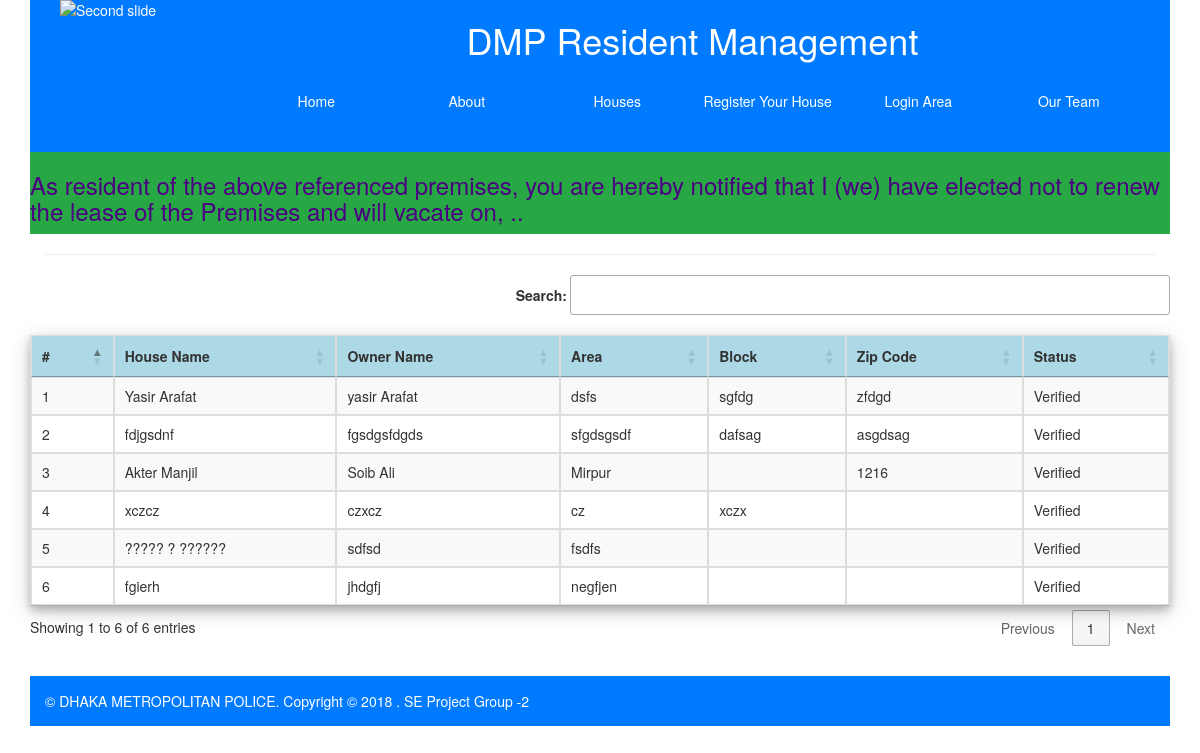
The page /house.php on the database its author committed.
### tables this page shows
CREATE TABLE `noticeboard` (
  `notice_id` int(11) NOT NULL,
  `notice_title` longtext NOT NULL,
  `notice` longtext NOT NULL,
  `create_timestamp` int(11) NOT NULL,
  `created_date` date DEFAULT NULL,
  `active` int(2) NOT NULL DEFAULT '1' COMMENT '0=enable;1=disable;'
);

CREATE TABLE `house` (
  `house_id` int(11) NOT NULL,
  `name` text NOT NULL,
  `owner_name` text NOT NULL,
  `area` text NOT NULL,
  `sector` text NOT NULL,
  `block` text NOT NULL,
  `section` text NOT NULL,
  `zip` text NOT NULL,
  `overview` text NOT NULL,
  `username` text NOT NULL,
  `password` text NOT NULL,
  `status` int(11) NOT NULL
);

### house.php (the view)
<?php include 'head.php'; ?>
<hr>
        <div class="row">
            <table class="table table-bordered table-striped table-hover  dataTable" id="example" style="width: 100%;">
                  <thead>
                    <tr>
                      <th class="center">#</th>
                      <th>House Name</th>
                      <th>Owner Name</th>
                      <th>Area</th>
                      <th>Block</th>
                      <th>Zip Code</th>
                      <th>Status</th>
                    </tr>
                  </thead>
                  <tbody>
                    <?php
                    $sn=0;
                    $house_query="SELECT* FROM house";
                    $houses=mysqli_query($connect,$house_query);
                    foreach($houses as $house): ?>
                      <tr>
                        <td><?php  echo ++$sn;?></td>
                        <td><?php echo $house['name'];?></td>
                        <td><?php echo $house['owner_name'];?></td>
                        <td><?php echo $house['area'];?></td>
                        <td><?php echo $house['block'];?></td>
                        <td><?php echo $house['zip'];?></td>
                        <td>
                            <?php if ($house['status']==0) {
                              ?>
                            Not Varifield
                            <?php } else{ ?>
                              Verified
                            <?php } ?>
                        </td>
                      </tr>
                    <?php endforeach;?>
                  </tbody>
                </table>
        </div>
       <?php include 'footer.php'; ?>

### head.php (shortened to what this page needs)
    <?php
    include 'config.php';
   ?>
<!doctype html>
<html lang="en">
<head>
    <link rel="stylesheet" href="https://maxcdn.bootstrapcdn.com/bootstrap/4.0.0-beta.2/css/bootstrap.min.css"
>
        <link rel="stylesheet" href="https://maxcdn.bootstrapcdn.com/bootstrap/3.3.7/css/bootstrap.min.css">
    <link rel="stylesheet" href="https://cdn.datatables.net/1.10.16/css/jquery.dataTables.min.css">
    <link rel="stylesheet" href="https://cdn.datatables.net/buttons/1.5.1/css/buttons.dataTables.min.css">
</head>
<body>
    <div class="container">
        <div class="row bg-primary">
            <div id="header" class="col">
                <div class="justify-content-center text-white">
                    <div class="col-md-2">
                        <img class="d-block img-fluid" src="<?php echo BASE_URL; ?>image/logo.png" alt="Second slide" style="height: 400px; width: 100%;height: 80px;" >
                    </div>
                    <div class="col-md-10">
                    <div class="text-center text white">
                        <h1>DMP Resident Management</h1>
                    </div>
                    </div>
                </div>
                <nav class="navbar navbar-expand-md navbar-dark bg-dark-blue">
                    <ul class="navbar-nav w-100 nav-justified">
                        <li class="nav-item">
                            <a class="nav-link text-white" href="<?php echo BASE_URL; ?>">Home</a>
                        </li>
                        <li class="nav-item">
                            <a class="nav-link active text-white" href="about.php">About</a>
                        </li>
                        <li class="nav-item">
                            <a class="nav-link text-white" href="house.php">Houses</a>
                        </li>
                        <li class="nav-item">
                            <a class="nav-link text-white" href=""  data-toggle="modal" data-target="#modal-house">Register Your House</a>
                        </li>
                        <li class="nav-item">
                            <a class="nav-link text-white" href=""  data-toggle="modal" data-target="#modal-login">Login Area</a>
                        </li>
                        <li class="nav-item">
                            <a class="nav-link text-white" href="developer.php">Our Team</a>
                        </li>
                    </ul>
                </nav>
            </div>
        </div>
        <div class="row bg-success" >
            <marquee>
                <?php $i=0;
                $notice_query="SELECT* FROM noticeboard order by notice_id desc limit 1";
                $notices=mysqli_query($connect,$notice_query );
                foreach($notices as $notice): ?>
                <h3 style="color: indigo; font-size: : 35px;"><?php echo $notice['notice'];?></h3>
                <?php endforeach;?>
            </marquee>
        </div>

### footer.php (shortened to what this page needs)
   <div class="row mt-5 bg-primary">
            <div class="footer">
                <div class="pull-left p-4">
			&copy; <span class="current-year"></span><span class="text-bold text-uppercase">Dhaka Metropolitan Police</span>. <span>Copyright © 2018 . SE Project Group -2</span>
		</div>
            </div>
        </div>
</div>
</body>
</html>

### head.php (style rules this page uses)
thead tr { background-color: lightblue; }
#example { box-shadow: 0 4px 8px 0 rgba(0, 0, 0, 0.2), 0 6px 20px 0 rgba(0, 0, 0, 0.19) }

### rows shown on the page
noticeboard: notice "As resident of the above referenced premises, you are hereby notified that I (we) have elected not to renew the lease of the Premises and will vacate on, .."
house: name "Yasir Arafat", owner_name "yasir Arafat", area "dsfs", block "sgfdg", zip "zfdgd", status "Verified"
house: name "fdjgsdnf", owner_name "fgsdgsfdgds", area "sfgdsgsdf", block "dafsag", zip "asgdsag", status "Verified"
house: name "Akter Manjil", owner_name "Soib Ali", area "Mirpur", zip "1216", status "Verified"
house: name "xczcz", owner_name "czxcz", area "cz", block "xczx", status "Verified"
house: name "????? ? ??????", owner_name "sdfsd", area "fsdfs", status "Verified"
house: name "fgierh", owner_name "jhdgfj", area "negfjen", status "Verified"
